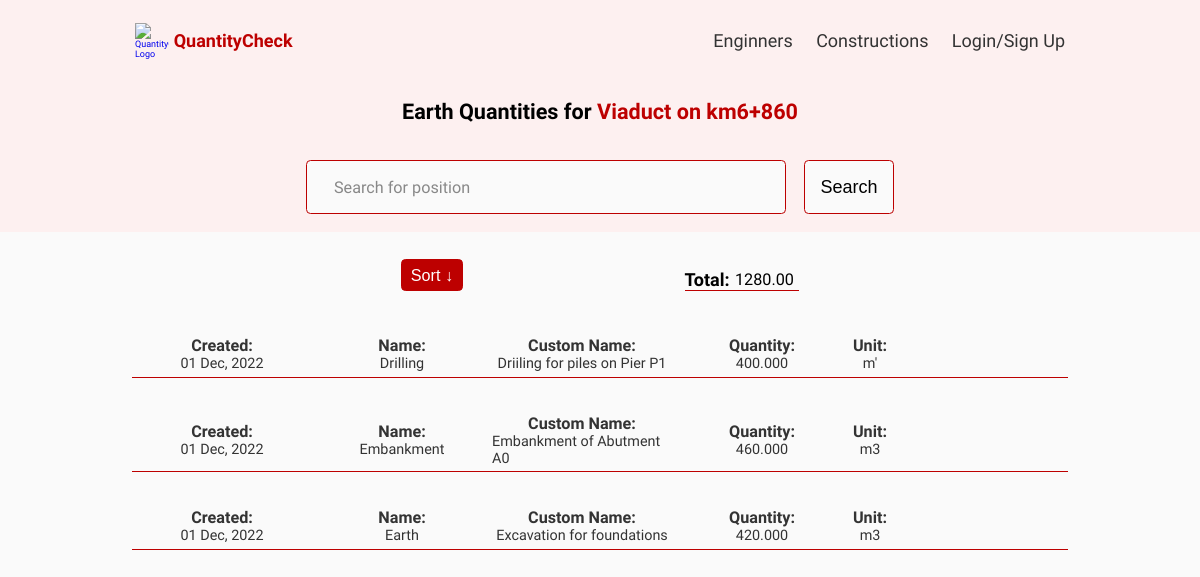
The page /earth-positions/27aa2ca7-12b5-48f4-afa3-b77ef4bc23fd on the database as committed earlier.
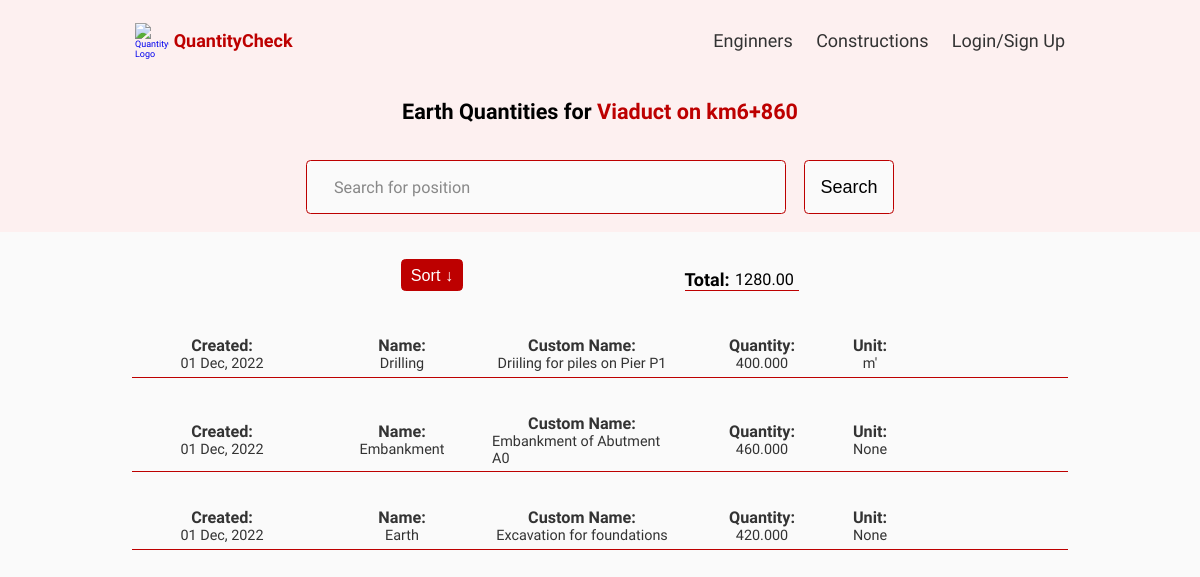
The same page on the database as committed later.
### constructions/models.py (models this page shows, shortened)
class Construction(models.Model):
    owner = models.ForeignKey(
        Profile, null=True, blank=True, on_delete=models.CASCADE)
    title = models.CharField(max_length=30)
    description = models.TextField(null=True, blank=True, max_length=295)
    featured_image = models.ImageField(null=True, blank=True, default='default.jpg')
    created = models.DateTimeField(auto_now_add=True)
    tags = models.ManyToManyField('Tag', blank=True)
    id = models.UUIDField(default=uuid.uuid4, unique=True, primary_key=True, editable=False)
    def __str__(self):
        return self.title
    class Meta:
        ordering = ['-created']

class Earth(models.Model):
    owner = models.ForeignKey(Construction, null=True, blank=True, on_delete=models.CASCADE)
    name = models.CharField(max_length=50, null=True, blank=True)
    custom_name = models.CharField(max_length=50, null=True, blank=True)
    quantity = models.DecimalField(decimal_places=3, max_digits=50, null=True, blank=True)
    measure_unit_dropdown = models.ForeignKey('MeasureUnit', null=True, blank=True, on_delete=models.SET_NULL)
    created = models.DateTimeField(auto_now_add=True)
    id = models.UUIDField(default=uuid.uuid4, unique=True, primary_key=True, editable=False)
    class Meta:
        ordering = ['-created']

class MeasureUnit(models.Model):
    name = models.CharField(max_length=20)
    created = models.DateTimeField(auto_now_add=True)
    id = models.UUIDField(default=uuid.uuid4, unique=True,
                          primary_key=True, editable=False)
    def __str__(self):
        return self.name
    class Meta:
        ordering = ['-created']

### constructions/views.py (the view)
# urls.py: path('earth-positions/<str:pk>', views.earthPositions, name='earth-positions'),
def earthPositions(request, pk):
    constructionObj = Construction.objects.get(id=pk)
    quantities = searchEarth(request)
    context = {'construction':constructionObj, 'quantities':quantities}
    return render(request, 'constructions/earth_positions.html', context)

### constructions/utils.py (called while the page is built)
def searchEarth(request):
    search_query = ''
    if request.GET.get('search_query'):
        search_query = request.GET.get('search_query')
    quantities = Earth.objects.distinct().filter(
        Q(name__icontains=search_query) |
        Q(custom_name__icontains=search_query) |
        Q(quantity__icontains=search_query) |
        Q(measure_unit_dropdown__name=search_query) |
        Q(created__icontains=search_query)
    )
    return quantities

### constructions/templates/constructions/earth_positions.html (shortened to what this page needs)
{% extends 'main.html' %}
{% block content %}
<main>
        <section class="search__add-section">
            <h3 class=singleConstruction__subtitle>Earth Quantities for <a class="subtitle__link" href="{% url 'constructions:construction' construction.id %}">{{construction}}</a></h3>
            <div class="search__add">
                <form class="form" action="#" method="get">
                    <div class="form__field">
                        <input class="input input--text" id="formInput#search" type="text" name="search_query" value="{{search_query}}"
                        placeholder="Search for position" />
                    </div>
                    <input class="btn btn--sub btn--lg" type="submit" value="Search" />
                </form>
            </div>
        </section>
        <section class="data">
            <div class="data__operations">
                <button class="btn add__operation sort">Sort &darr;</button>
                <div class="data__total">
                    <label for="quantity">Total:</label>
                        <p id="total"></p>
                </div>
            </div>
            <div class="data__container">
                {% for quantity in quantities %}
                    {% if quantity.owner == construction %}
                        <div class="data__features">
                            <div class="data__feature">
                                <label for="created">Created:</label>
                                <p>{{quantity.created|date:"d M, Y"}}</p>
                            </div>
                            <div class="data__feature">
                                <label for="name">Name:</label>
                                <p>{{quantity.name}}</p>
                            </div>
                            <div class="data__feature">
                                <label for="custom_name">Custom Name:</label>
                                <p>{{quantity.custom_name}}</p>
                            </div>
                            <div class="data__feature">
                                <label for="quantity">Quantity:</label>
                                <p class="data__quantity">{{quantity.quantity}}</p>
                            </div>
                            <div class="data__feature">
                                <label for="measure_unit">Unit:</label>
                                <p class="measure__units">{{quantity.measure_unit_dropdown}}</p>
                            </div>
                        </div>
                        {% endif %}
                {% endfor %}
            </div>
        </section>
</main>
{% endblock content %}

### templates/main.html (shortened to what this page needs)
<!DOCTYPE html>
{% load static %}
<html lang="en">
    <head>
        <link rel="stylesheet" href="{% static 'styles/constructions.css' %}" media="screen" type="text/css">
        <link rel="stylesheet" href="{% static 'styles/single-construction.css' %}" media="screen" type="text/css">
        <link rel="stylesheet" href="{% static 'styles/form.css' %}" media="screen" type="text/css">
        <link rel="stylesheet" href="{% static 'styles/profiles.css' %}" media="screen" type="text/css">
        <link rel="stylesheet" href="{% static 'styles/single-profile.css' %}" media="screen" type="text/css">
        <link rel="stylesheet" href="{% static 'styles/alerts.css' %}" media="screen" type="text/css">
        <link rel="stylesheet" href="{% static 'styles/account.css' %}" media="screen" type="text/css">
        <link rel="stylesheet" href="{% static 'styles/data.css' %}" media="screen" type="text/css">
        <link rel="stylesheet" href="{% static 'styles/inbox.css' %}" media="screen" type="text/css">
        <link rel="stylesheet" href="{% static 'styles/responsive.css' %}" media="screen" type="text/css">
    </head>
    <body>
        {% include 'navbar.html' %}
        {% block content %}
        {% endblock content %}
    </body>
</html>

### templates/navbar.html (shortened to what this page needs)
{% load static %}
<header>
    <div class="container__logo">
        <a class="logo" href="{% url 'constructions:constructions' %}">
            <img class="logo__image" src="{% static 'images/logo.svg' %}" alt="QuantityCheck Logo">
            <span class="logo__name">QuantityCheck</span>
        </a>
    </div>
    <nav class="header__nav">
        <ul class="header__menu">
            <li class="header__menuItem close"><a href="{% url 'users:profiles' %}">Enginners</a></li>
            <li class="header__menuItem close"><a href="{% url 'constructions:constructions' %}">Constructions</a></li>
            {% if request.user.is_authenticated %}
            <li class="header__menuItem close"><a href="{% url 'users:account' %}">My Account</a></li>
            <li class="header__menuItem close"><a href="{% url 'users:inbox' %}">Inbox</a></li>
            <li class="header__menuItem close"><a href="{% url 'users:logout' %}">Logout</a></li>
            {% else %}
            <li class="header__menuItem close"><a href="{% url 'users:login' %}">Login/Sign Up</a></li>
            {% endif %}
        </ul>
    </nav>
</header>

### static/styles/constructions.css (style rules this page uses)
* { margin: 0; padding: 0; box-sizing: inherit; }
html { font-size: 62.5%; box-sizing: border-box; overflow-x: hidden; }
body { font-family: 'Roboto Condensed', sans-serif; background-color: rgb(250, 250, 250); }
html, body { max-width: 100%; }
header { width: 100vw; height: 9rem; display: flex; align-items: center; justify-content: space-between; margin: 0 auto; padding: 2rem 35rem; background-color: rgb(253, 240, 240); }
.logo { display: flex; align-items: center; gap: 0.5rem; text-decoration: none; cursor: pointer; }
.logo__image { width: 3.8rem; }
.logo__name { font-size: 2rem; color: #bd0000; font-weight: 700; }
.header__menu { display: flex; gap: 2.6rem; list-style-type: none; }
.header__menuItem a { font-size: 2rem; font-weight: 400; text-decoration: none; color: #333333; display: inline-block; }
main { display: flex; flex-direction: column; align-items: center; }
.form { width: 50vw; display: flex; align-items: center; justify-content: center; gap: 2rem; }
.form__field .input { width: 40vw; height: 6rem; border: solid 0.2px #bd0000; border-radius: 0.5rem; padding: 1.5rem 3rem; font-size: 1.8rem; font-weight: 400; color: #333333; background-color: rgb(250, 250, 250); font-family: 'Roboto Condensed', sans-serif; }
.form__field .input::placeholder { color: #888; font-size: 1.8rem; font-family: 'Roboto Condensed', sans-serif; }
.btn { width: 10rem; height: 6rem; border: solid 0.2px #bd0000; border-radius: 0.5rem; cursor: pointer; background-color: rgb(250, 250, 250); transition: 0.3s ease-out; }
.btn--sub { font-size: 2rem; font-weight: 400; padding: 1rem; }

### static/styles/single-construction.css (style rules this page uses)
.singleConstruction__subtitle { font-size: 2.4rem; font-weight: 600; }

### static/styles/form.css (style rules this page uses)
.form__field { display: flex; flex-direction: column; align-items: flex-start; }

### static/styles/alerts.css (style rules this page uses)
:root { --color-white-light: rgba(136, 136, 136, 0.2); --color-main-light: rgb(180, 206, 255); --color-main: rgb(0, 54, 155); --color-error-bg: rgb(255, 179, 179); --color-error: rgb(155, 0, 0); --color-success-bg: rgb(219, 255, 219); --color-success: rgb(0, 155, 0); }

### static/styles/account.css (style rules this page uses)
.add__operation { font-size: 1.8rem; width: fit-content; padding: 0.5rem 1rem; text-decoration: none; color: #fff; background-color: #bd0000; border: solid 0.5px #bd0000; border-radius: 0.5rem; transition: all 0.3s ease-out; }

### static/styles/data.css (style rules this page uses)
.data { width: 75vw; display: flex; flex-direction: column; align-items: center; justify-content: center; padding: 3rem 5rem; }
.data__container { width: 100%; display: flex; flex-direction: column; margin-top: 2rem; padding: 3rem 3rem; gap: 4rem; }
.data__features { width: 100%; display: grid; grid-template-columns: 1fr 1fr 1fr 1fr 0.2fr 1fr; grid-template-rows: 1fr; align-items: center; justify-items:center; border-bottom: solid 0.2px #bd0000; padding-bottom: 0.5rem; }
.data__feature { display: flex; flex-direction: column; align-items: center; color: #333333; }
.data__feature label { font-size: 1.8rem; font-weight: 700; }
.data__feature p { font-size: 1.6rem; word-wrap: break-word; }
.search__add-section { display: flex; flex-direction: column; align-items: center; gap: 4rem; padding: 2rem 3rem; width: 100vw; background-color: rgb(253, 240, 240); }
.subtitle__link { text-decoration: none; color: #bd0000; }
.data__operations { display: flex; align-items: flex-end; justify-content: space-evenly; width: 85%; }
.sort { width: fit-content; height: 3.6rem; }
.data__total { display: flex; align-items: center; gap: 0.6rem; border-bottom: solid 0.2px #bd0000; }
.data__total label { font-size: 2rem; font-weight: 700; }
.data__total p { font-size: 1.8rem; word-wrap: break-word; }

### static/styles/responsive.css (style rules this page uses)
@media (max-width: 90em) { header { padding: 2rem 23rem; } }
@media (max-width: 90em) { .data { width: 85vw; } }
@media (max-width: 75em) { html { font-size: 56.25%; } }
@media (max-width: 75em) { header { padding: 2rem 15rem; } }
@media (max-width: 75em) { .data { width: 90vw; } }

Rows that differ between the two databases and show on the page:
changed Earth "Embankment": measure_unit_dropdown "m3" → "None"
changed Earth "Earth": measure_unit_dropdown "m3" → "None"
